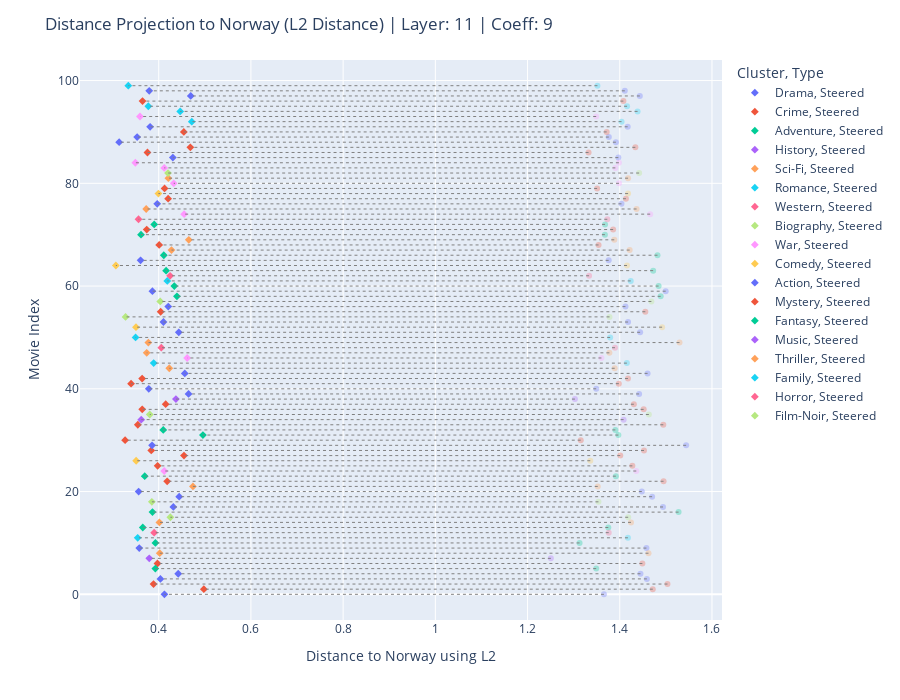

Notebook cell for this chart:
### Markdown cell above
- `model`, `encoded_input`, `original_embeddings` and `all_texts_data` are imported in the [second cell](#importing-python-functions-and-data) of this notebook using the function *import_embedding_data_from_pkl*, however, they can also be created and input manually

- `type` refers to the method used to calculate the distance or similarity between the embeddings and the steering vector, they can be chosen from:
    - `"l1"` = Manhattan distance - measures the sum of absolute distances between components  
    - `"l2"` = Euclidian distance - measures the straight line distance between points
    - `"cosine"` = Cosine similarity - measures the cosine angle between two vectors (1 = same direction, -1 = opposite direction)  
 <br>

- `normalize` normalizes the steered embeddings (difference is only visible when using l1 or l2)

- `print_difference` prints the info for the most and least changed data points

- `print_average` prints the average distance between the steered embeddings and the steering vector (this can be used to do comparisons to the convergence plots)

- `Write=True` creates a .html file with the plot, including the hover data

### Code cell
layer_to_steer = 11
steering_coefficient = 9
feature = "Norway"
normalize = True

steering_vector = import_steering_vector_from_pkl('steering_vector.pkl', layer_to_steer=layer_to_steer, feature_name=feature)

plot_distance_projection(model, encoded_input, original_embeddings, all_texts_data, layer_to_steer, steering_coefficient,
                             steering_vector, feature, text_range=(0,100), type="l2", normalize=normalize, print_differences=True, print_average=True)
